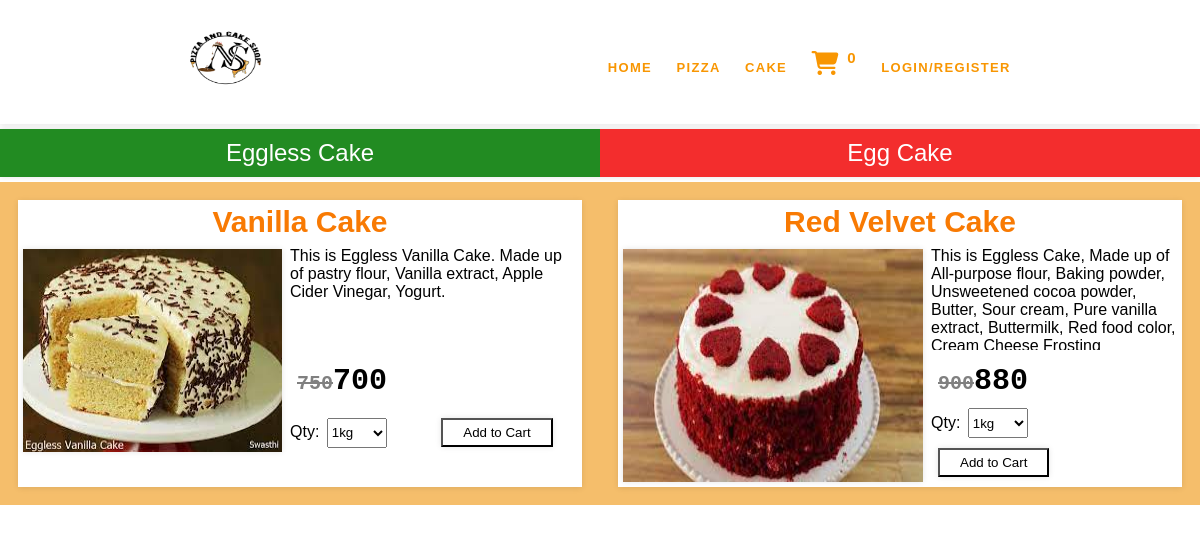
/php_file/cust_side/cake.php, run on the app's committed database.
### tables this page shows
CREATE TABLE `products` (
  `id` int(11) NOT NULL,
  `category_id` int(11) NOT NULL,
  `category_type` varchar(255) NOT NULL,
  `product_name` varchar(255) NOT NULL,
  `mrp` float NOT NULL,
  `price` float NOT NULL,
  `image` varchar(255) NOT NULL,
  `description` text NOT NULL,
  `status` tinyint(4) NOT NULL
);

### php_file/cust_side/add_to_cart.php (called while the page is built, shortened)
<?php
    class add_to_cart {
        function totalProduct() {
            if(isset($_SESSION['cart']))   {
                return count($_SESSION['cart']);
            } else {
                return 0;
            }
        }
    }
?>

### php_file/functions.php (called while the page is built, shortened)
<?php
    function get_cake($con, $cat) {
        $prod = "SELECT *, products.id as pid FROM products INNER JOIN categories on products.category_id=categories.id where products.status=1 and categories.stat=1 and category_type ='cake'";
        $res = mysqli_query($con,$prod);
        $data = array();
        while($row = mysqli_fetch_assoc($res)) {
            $data[] = $row;
        }
        return $data;
    }
?>

### php_file/cust_side/cake.php (the view, shortened to what this page needs)
<?php
    require('cust_header.php');
    $veg_id=0;
    $nonveg_id = 0;
    $cat_id = '';
    $veg_cake = mysqli_query($con,"select * from categories where stat = 1 and category='Veg Cake'");
    while($row1=mysqli_fetch_assoc($veg_cake)) {
        $veg_id = $row1['id'];
    }
    $get_prod = get_cake($con, $cat_id);
?>
<?php
    echo "<div class='toggle-button'>";
    echo "<a class='btn-veg' href='?&id=".$veg_id."'>Eggless Cake</a>";
    echo "<a class='btn-nonveg' href='?&id=".$nonveg_id."'>Egg Cake</a>";
    echo "</div>";
?>
<?php
    if(count($get_prod)) {
?>
<div class="product">
<?php
    $i=1;
    foreach($get_prod as $list) {
        $prod_type = $list['type'];
?>
        <div class="card">
            <h1 class="product-name"><?php echo $list['product_name']; ?></h1>
            <div class="prod-flex">
                <img src="../../media/product-img/<?php echo $list['image']?>" class="prod-img">
                <div class="flex-col">
                    <p class="prod-desc"><?php echo $list['description'];?></p>
                    <h1><span class="mrp"><?php echo $list['mrp'];?></span><span class="price"><?php echo $list['price']; ?></span></h1>
                    <span class="prod-desc">Qty:</span>
                    <select name="qty" class="qty-drop" id="<?php echo 'qty'.$i; ?>">
                        <option value="1">1kg</option>
                    </select>
                    <a href="javascript:void(0)"><button class="cart-button" onclick="manage_cart('<?php echo $list['pid']; ?>','<?php echo 'qty'.$i; ?>','add','<?php echo $prod_type; ?>')">Add to Cart</button></a>
                </div>
            </div>
        </div>
<?php
$i += 1;
 } ?>
</div>
<?php } else {
    echo "<h1 class='noprod'>Sorry No Food available</h1>";
}
?>

### php_file/cust_side/cust_header.php (shortened to what this page needs)
<?php
    require('../connection.php');
    require('../functions.php');
    require('add_to_cart.php');
    $obj = new add_to_cart();
    $totalproduct = $obj->totalProduct();
?>
<!doctype html>
    <head>
        <link rel="stylesheet" href="../../style1.css">
        <link rel="stylesheet" href="https://maxcdn.bootstrapcdn.com/font-awesome/4.4.0/css/font-awesome.min.css">
    </head>
    <body>
        <header class="main-header">
            <div class="container">
                <div class="logo">
                    <img src="../../img/logo.png">
                </div>
                <div class="nav">
                    <ul>
                        <li><a href="home.php">Home</a></li>
                        <li><a href="pizza.php">Pizza</a></li>
                        <li><a href="cake.php">Cake</a></li>
                        <li><a href="cart.php"><i class="fa fa-shopping-cart" style="font-size: 24px; color: #f89602;">
                                <sup class="cart-number">
                                    <?php echo $totalproduct;?>
                                </sup></i>
                            </a>
                        </li>
                        <?php if(isset($_SESSION['USER_LOGIN']) && $_SESSION['USER_LOGIN'] == 'yes') { ?>
                            <li><a href="order.php">Order</a></li>
                            <li><a href="account.php">Account</a></li>
                            <li><a href="cust_logout.php">Logout</a></li>
                        <?php }else { ?>
                            <li><a href="../login.php">login/Register</a></li>
                        <?php } ?>
                    </ul>
                </div>
            </div>
        </header>
    </body>
</html>

### style1.css (style rules this page uses)
* { margin: 0; padding: 0; font-family: sans-serif; }
a { color: #f89602; text-decoration: none; }
.main-header { max-width: 100%; padding: 20px; background: #FFF; box-shadow: 0 1px 6px rgba(0,0,0,.1); }
.main-header .container { display: flex; align-items: center; justify-content: space-around; flex-wrap: wrap; }
.logo img { min-width: 100px; height: 80px; }
.nav ul { margin: 3px 0 2px; text-align: center; }
.nav li { display: inline; }
.nav li a { display: inline-block; text-transform: uppercase; font-size: 13px; letter-spacing: 0.1em; font-weight: bold; padding: 10px; }
.product { display: grid; grid-template-columns: 1fr 1fr; background: #f5be6b; }
.product-name { font-size: 30px; text-align: center; font-family: Arial, Helvetica, sans-serif; color: rgb(248, 122, 3); padding: 5px; }
.product .card img { width: 300px; height: auto; }
.card { margin: 3%; background: white; box-shadow: 0 1px 6px rgba(0,0,0,.1); }
.prod-flex { display: flex; flex-direction: row; }
.flex-col { flex-direction: column; }
.prod-img { margin: 5px; box-shadow: 0 0 6px rgba(0,0,0,.1); }
.prod-desc { height: 100px; padding: 3px; word-wrap: break-word; overflow: hidden; }
.flex-col h1 { margin: 10px; }
.mrp { font-family: 'Courier New', Courier, monospace; font-size: 20px; text-decoration: line-through; color: gray; }
.price { font-family: 'Courier New', Courier, monospace; font-size: 30px; }
.qty-drop { width: 60px; height: 30px; margin-right: 40px; }
.cart-button { padding: 5px 20px; margin:10px; background-color: white; box-shadow: 0 0 6px rgba(0,0,0,.1); }
.toggle-button { max-width: 100%; margin: 5px 0; display: flex; justify-content: center; background-color: white; box-shadow: 0 0 6px rgba(0,0,0,.1); }
.toggle-button a { width: 50%; text-align: center; color: white; padding: 10px; font-size: 24px; }
.btn-veg { background-color: forestgreen; }
.btn-nonveg { background-color: rgb(243, 45, 45); }
.cart-number { font-size: 15px; }

### data on the page
products: product_name "Vanilla Cake", image (picture), description "This is Eggless Vanilla Cake. Made up of pastry flour, Vanilla extract, Apple Cider Vinegar, Yogurt.", mrp "750", price "700"
products: product_name "Red Velvet Cake", image (picture), description "This is Eggless Cake, Made up of All-purpose flour, Baking powder, Unsweetened cocoa powder, Butter, Sour cream, Pure vanilla extract, Buttermilk, Red food color, Cream Cheese Frosting", mrp "900", price "880"

### other printed values
$totalproduct "0"
